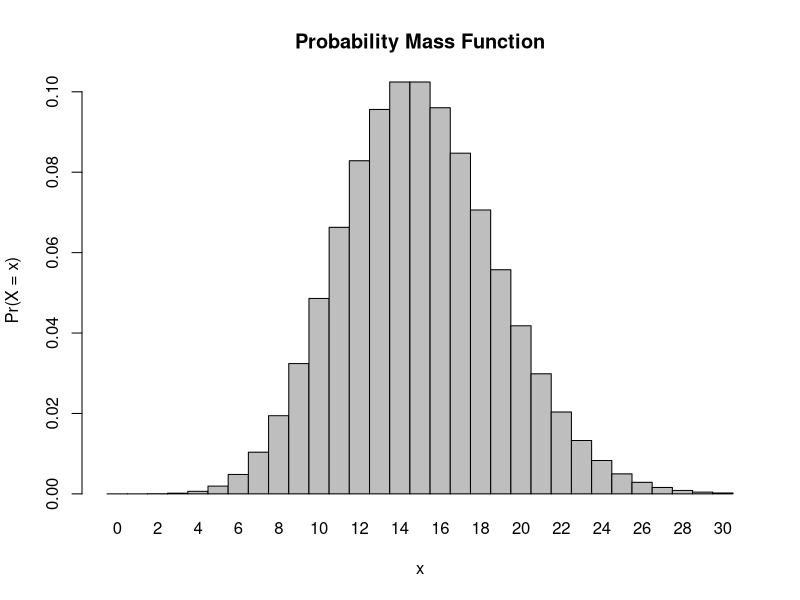
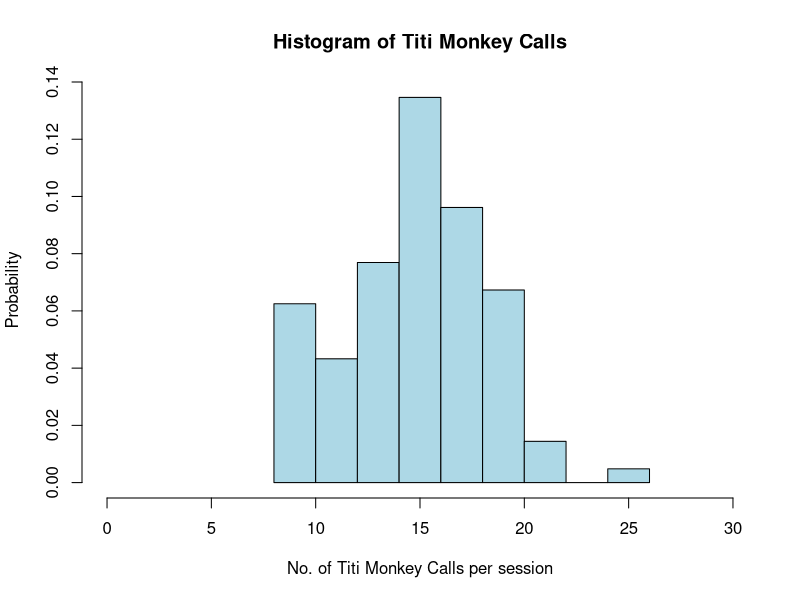

Recreate these plots in R, in order.
## ---- chunk 1
knitr::opts_chunk$set(echo = TRUE)
## ---- chunk 2
l <- 15
x <- 8

p <- 1 - ppois(q = x, lambda = l)
p
## ---- chunk 3
p <- dpois(x = 0, lambda = l)
p
## ---- chunk 4
p <- dpois(x = 3, lambda = l)
p
## ---- chunk 5
x <- 0:30
l <- 15
probset <- dpois(x = x, lambda = l)
barplot(probset, names.arg = x, space = 0, xlab = "x", ylab = "Pr(X = x)", main = "Probability Mass Function")
## ---- chunk 6
x <- rpois(104, lambda = l)
x
fx <- (l^x * exp(-l))/factorial(x)
fx
## ---- chunk 7
hist(x = x, xlim = c(0,30), freq = FALSE, col = "light blue", xlab = "No. of Titi Monkey Calls per session", ylab = "Probability", main = "Histogram of Titi Monkey Calls")
